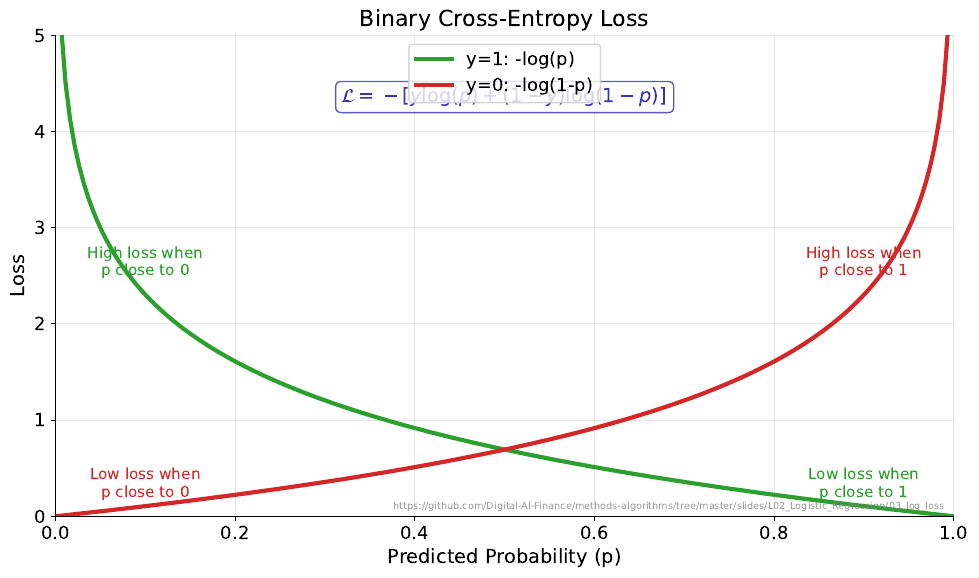

This chart was generated by the following Python code:
"""Log Loss (Cross-Entropy) - Loss function visualization"""
import matplotlib.pyplot as plt
import numpy as np
from pathlib import Path

CHART_METADATA = {
    "title": "Binary Cross-Entropy Loss",
    "description": "Log loss curves for true positives and negatives",
    "url": "https://github.com/Digital-AI-Finance/methods-algorithms/tree/master/slides/L02_Logistic_Regression/03_log_loss"
}

plt.rcParams.update({
    'font.size': 14, 'axes.labelsize': 14, 'axes.titlesize': 16,
    'xtick.labelsize': 13, 'ytick.labelsize': 13, 'legend.fontsize': 13,
    'figure.figsize': (10, 6), 'figure.dpi': 150
})

MLPURPLE = '#3333B2'
MLBLUE = '#0066CC'
MLORANGE = '#FF7F0E'
MLGREEN = '#2CA02C'
MLRED = '#D62728'

# Predicted probability
p = np.linspace(0.001, 0.999, 200)

# Log loss for y=1: -log(p)
loss_y1 = -np.log(p)
# Log loss for y=0: -log(1-p)
loss_y0 = -np.log(1 - p)

fig, ax = plt.subplots(figsize=(10, 6))

ax.plot(p, loss_y1, color=MLGREEN, linewidth=3, label='y=1: -log(p)')
ax.plot(p, loss_y0, color=MLRED, linewidth=3, label='y=0: -log(1-p)')

# Annotations
ax.annotate('Low loss when\np close to 1', xy=(0.9, 0.2), fontsize=11,
            color=MLGREEN, ha='center')
ax.annotate('High loss when\np close to 0', xy=(0.1, 2.5), fontsize=11,
            color=MLGREEN, ha='center')
ax.annotate('Low loss when\np close to 0', xy=(0.1, 0.2), fontsize=11,
            color=MLRED, ha='center')
ax.annotate('High loss when\np close to 1', xy=(0.9, 2.5), fontsize=11,
            color=MLRED, ha='center')

ax.set_xlabel('Predicted Probability (p)')
ax.set_ylabel('Loss')
ax.set_title('Binary Cross-Entropy Loss')
ax.set_xlim(0, 1)
ax.set_ylim(0, 5)
ax.legend(loc='upper center', fontsize=13)
ax.grid(True, alpha=0.3)

# Add formula
ax.text(0.5, 4.3, r'$\mathcal{L} = -[y \log(p) + (1-y) \log(1-p)]$',
        fontsize=14, ha='center', color=MLPURPLE,
        bbox=dict(boxstyle='round', facecolor='white', edgecolor=MLPURPLE, alpha=0.8))

plt.tight_layout()
plt.savefig(Path(__file__).parent / 'chart.pdf', dpi=300, bbox_inches='tight')
plt.close()
print("Chart saved: 03_log_loss/chart.pdf")
